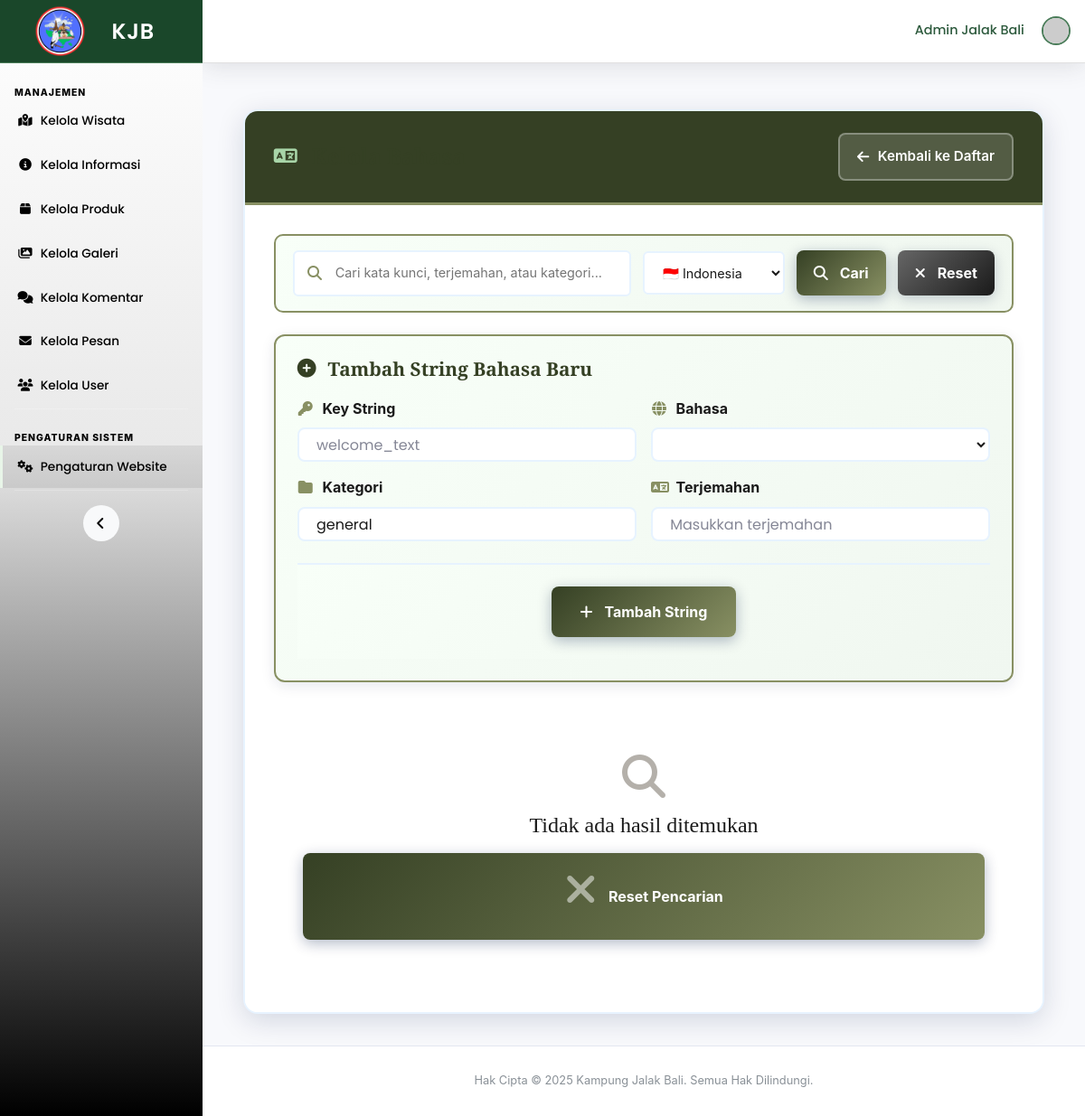
The page /dashboard/index.php?page=pengaturan&language=id (signed in) on the database as committed earlier.
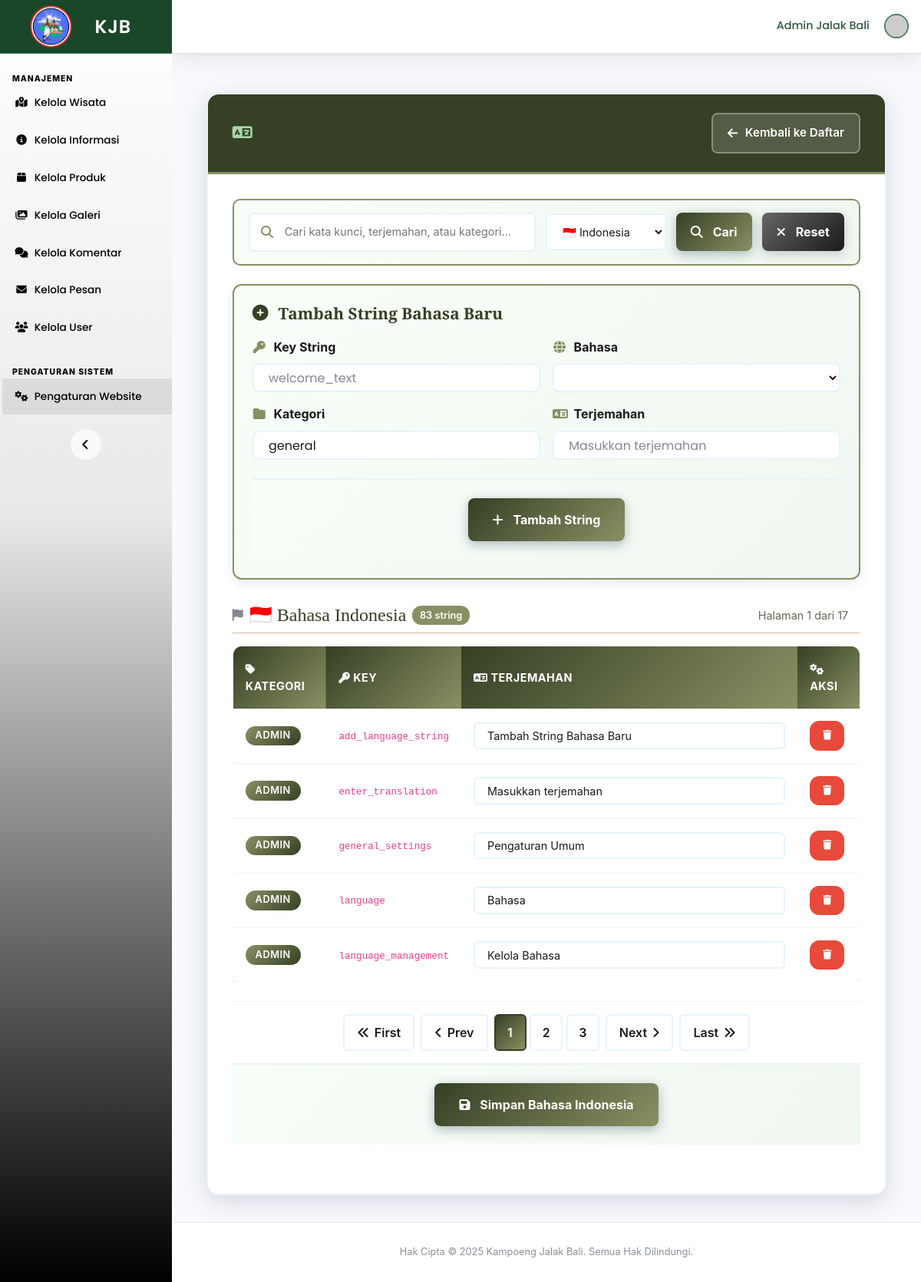
The same page on the database as committed later.
### tables this page shows
CREATE TABLE language_strings (
  id_string INT AUTO_INCREMENT PRIMARY KEY,
  string_key VARCHAR(255) NOT NULL,
  bahasa VARCHAR(10) NOT NULL DEFAULT 'id',
  terjemahan TEXT NOT NULL,
  kategori VARCHAR(50) DEFAULT 'general',
  tanggal_dibuat TIMESTAMP DEFAULT CURRENT_TIMESTAMP,
  tanggal_diubah TIMESTAMP DEFAULT CURRENT_TIMESTAMP ON UPDATE CURRENT_TIMESTAMP,
  UNIQUE KEY unique_key_lang (string_key, bahasa)
);

### dashboard/pages/crud_pengaturan.php (the view, shortened to what the rows shown need)
<?php
$items_per_page = 5;
$is_language_management = isset($_GET['search']) || isset($_GET['language']) || isset($_GET['page_id']) || isset($_GET['page_en']);
$language_filter = '';
if (isset($_GET['language']) && !empty($_GET['language'])) {
    $language_filter = mysqli_real_escape_string($koneksi, $_GET['language']);
}
$bahasa_data = [];
$languages = ['id', 'en'];
foreach ($languages as $lang) {
    if (!empty($language_filter) && $language_filter != $lang) {
        continue;
    }
    $current_page = isset($_GET["page_$lang"]) ? max(1, intval($_GET["page_$lang"])) : 1;
    $offset = ($current_page - 1) * $items_per_page;
    $where_conditions = ["bahasa = '$lang'"];
    $where_clause = implode(' AND ', $where_conditions);
    $language_query = "SELECT * FROM language_strings WHERE $where_clause
                      ORDER BY kategori, string_key
                      LIMIT $offset, $items_per_page";
    $count_query = "SELECT COUNT(*) as total FROM language_strings WHERE $where_clause";
    $count_result = mysqli_query($koneksi, $count_query);
    $total_items = 0;
    if ($count_result) {
        $total_items = mysqli_fetch_assoc($count_result)['total'];
    }
    $total_pages = ceil($total_items / $items_per_page);
    $result = mysqli_query($koneksi, $language_query);
    $language_strings = [];
    if ($result) {
        while ($row = mysqli_fetch_assoc($result)) {
            $language_strings[$row['kategori']][$row['string_key']] = $row;
        }
    }
    $bahasa_data[$lang] = [
        'strings' => $language_strings,
        'current_page' => $current_page,
        'total_pages' => $total_pages,
        'total_items' => $total_items,
        'offset' => $offset
    ];
}
$kategori_pengaturan = ['umum', 'kontak', 'sosial', 'hero', 'about', 'struktur', 'wisata', 'galeri', 'produk', 'informasi', 'footer', 'navbar', 'theme'];
?>
<div class="container-fluid">
    <div class="settings-content-area" id="settingsContent" style="<?php echo $is_language_management ? 'display: block;' : 'display: none;'; ?>">
        <?php if ($is_language_management): ?>
            <div class="language-management">
                <?php
                $id_data = isset($bahasa_data['id']) ? $bahasa_data['id'] : ['strings' => [], 'current_page' => 1, 'total_pages' => 0, 'total_items' => 0];
                $en_data = isset($bahasa_data['en']) ? $bahasa_data['en'] : ['strings' => [], 'current_page' => 1, 'total_pages' => 0, 'total_items' => 0];
                $total_all_items = $id_data['total_items'] + $en_data['total_items'];
                ?>
                <?php if ($total_all_items > 0): ?>
                    <?php if ($id_data['total_items'] > 0): ?>
                        <div class="language-section" style="margin-bottom: 2rem;">
                            <form method="POST">
                                <div class="table-responsive">
                                    <table class="language-table-clean">
                                        <thead>
                                            <tr>
                                                <th width="15%"><i class="fas fa-tag"></i> Kategori</th>
                                                <th width="20%"><i class="fas fa-key"></i> Key</th>
                                                <th width="55%"><i class="fas fa-language"></i> Terjemahan</th>
                                                <th width="10%"><i class="fas fa-cogs"></i> Aksi</th>
                                            </tr>
                                        </thead>
                                        <tbody>
                                            <?php foreach ($id_data['strings'] as $kategori => $strings): ?>
                                                <?php foreach ($strings as $key => $string): ?>
                                                    <tr>
                                                        <td>
                                                            <span class="badge"><?php echo ucfirst($kategori); ?></span>
                                                        </td>
                                                        <td><code><?php echo $key; ?></code></td>
                                                        <td>
                                                            <input type="text"
                                                                   name="bahasa[<?php echo $string['id_string']; ?>]"
                                                                   value="<?php echo htmlspecialchars($string['terjemahan']); ?>"
                                                                   class="form-control">
                                                        </td>
                                                        <td>
                                                            <a href="javascript:void(0)"
                                                               onclick="confirmDelete(<?php echo $string['id_string']; ?>)"
                                                               class="btn btn-danger btn-sm">
                                                                <i class="fas fa-trash"></i>
                                                            </a>
                                                        </td>
                                                    </tr>
                                                <?php endforeach; ?>
                                            <?php endforeach; ?>
                                        </tbody>
                                    </table>
                                </div>
                            </form>
                        </div>
                    <?php endif; ?>
                <?php endif; ?>
            </div>
        <?php else: ?>
        <?php endif; ?>
    </div>
</div>

Rows that differ between the two databases and show on the page:
added language_strings: kategori "ADMIN", key "add_language_string", terjemahan "Tambah String Bahasa Baru"
added language_strings: kategori "ADMIN", key "enter_translation", terjemahan "Masukkan terjemahan"
added language_strings: kategori "ADMIN", key "general_settings", terjemahan "Pengaturan Umum"
added language_strings: kategori "ADMIN", key "language", terjemahan "Bahasa"
added language_strings: kategori "ADMIN", key "language_management", terjemahan "Kelola Bahasa"
Other text that changed with them:
$id_data['total_items']: (not shown) → "83"
$id_data['current_page']: (not shown) → "1"
$id_data['total_pages']: (not shown) → "17"
text no longer shown: "Hak Cipta © 2025 Kampung Jalak Bali. Semua Hak Dilindungi. Tidak ada hasil ditemukan Reset Pencarian"
text now shown: "🇮🇩 Bahasa Indonesia string Halaman dari KATEGORI KEY TERJEMAHAN AKSI First Prev Next Last Simpan Bahasa Indonesia Hak Cipta © 2025 Kampoeng Jalak Bali. Semua Hak Dilindungi."
new list line: "1"
new list line: "2"
new list line: "3"
